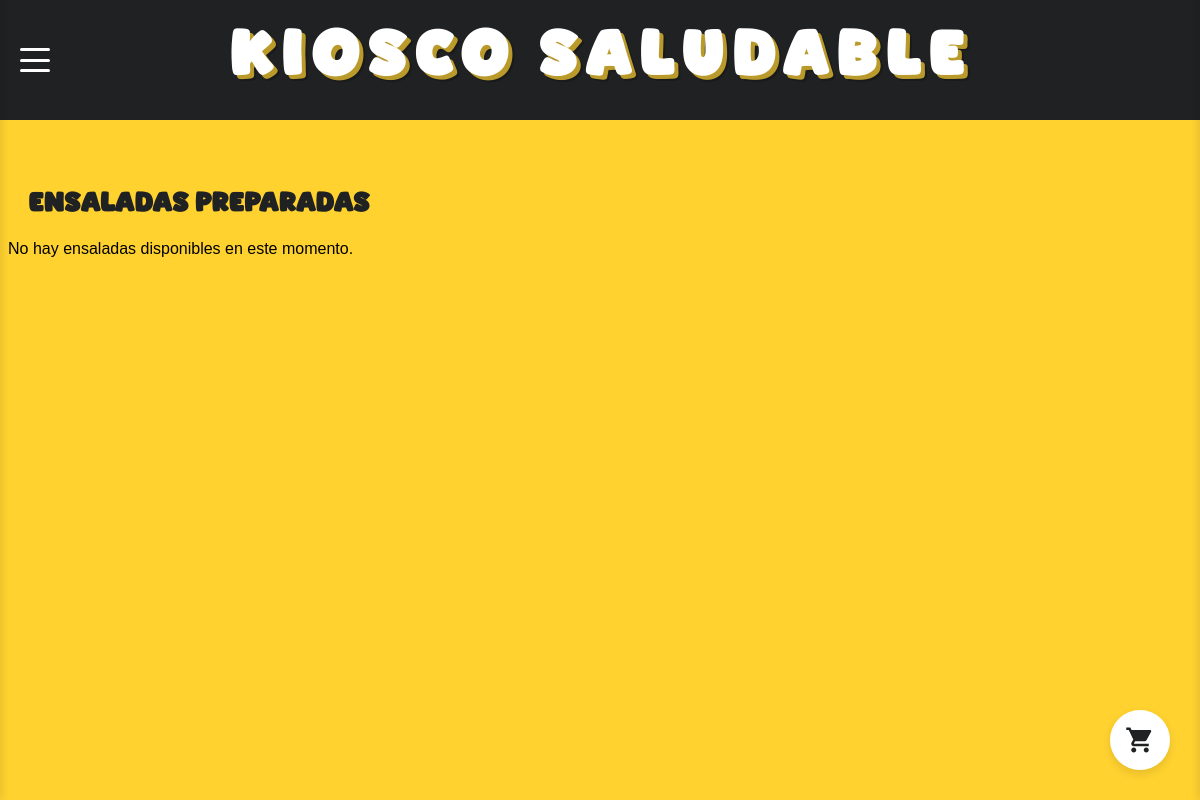
The app's page /usuario/index.php (signed in), older data.
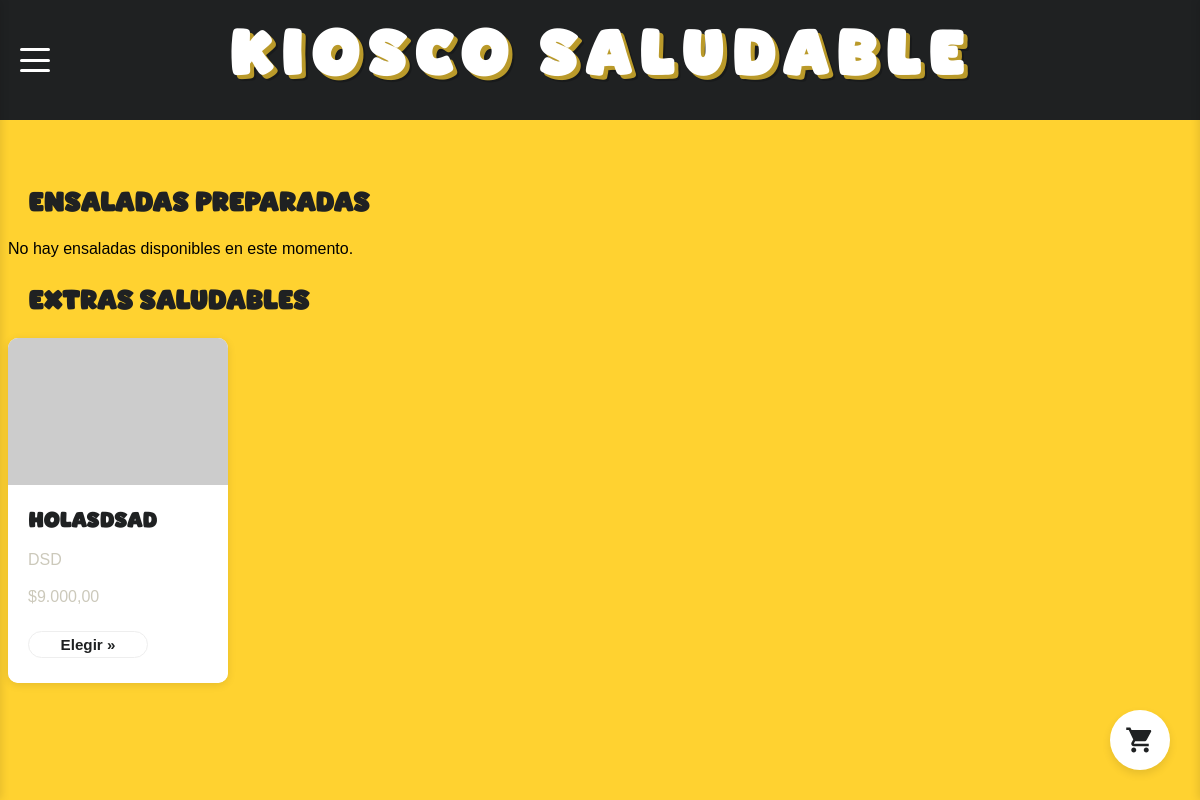
The same page, newer data.
### tables this page shows
CREATE TABLE `productos` (
  `id` int(11) NOT NULL,
  `nombre` varchar(80) NOT NULL,
  `descripcion` varchar(300) NOT NULL,
  `stock` int(11) NOT NULL,
  `fecha_agregado` timestamp NOT NULL DEFAULT current_timestamp() ON UPDATE current_timestamp(),
  `tipo_producto` enum('ensalada','carne','bebida','extra') NOT NULL,
  `precio` float NOT NULL,
  `url` varchar(90) NOT NULL
);

### usuario/index.php (the view, shortened to what this page needs)
<?php
require_once 'db_connect.php';
function getProductsByType($conn, $tipo) {
    $sql = "SELECT * FROM productos WHERE tipo_producto = ? AND stock > 0";
    $stmt = $conn->prepare($sql);
    $stmt->bind_param("s", $tipo);
    $stmt->execute();
    $result = $stmt->get_result();
    $productos = [];
    while($row = $result->fetch_assoc()) {
        $productos[] = $row;
    }
    return $productos;
}
$ensaladas = getProductsByType($conn, 'ensalada');
$extras = getProductsByType($conn, 'extra');
?>
<!DOCTYPE html>
<html lang="es">
<head>
    <?php include 'ui.php'; renderStylesheetLinks(); ?>
</head>
<body>
    <div class="main-content">
        <h2 class="section-title">Ensaladas Preparadas</h2>
        <div class="category-container">
            <?php if (count($ensaladas) > 0): ?>
                <?php foreach ($ensaladas as $ensalada): ?>
                    <div class="category" data-price="<?php echo $ensalada['precio']; ?>">
                        <div class="category-image">
                            <img src="https://placehold.co/600x400" alt="<?php echo htmlspecialchars($ensalada['nombre']); ?>">
                        </div>
                        <div class="category-info">
                            <h3><?php echo htmlspecialchars($ensalada['nombre']); ?></h3>
                            <p><?php echo htmlspecialchars($ensalada['descripcion']); ?></p>
                            <p class="precio">$<?php echo number_format($ensalada['precio'], 2, ',', '.'); ?></p>
                            <a href="producto.php?id=<?php echo $ensalada['id']; ?>" class="go-btn">Elegir »</a>
                        </div>
                    </div>
                <?php endforeach; ?>
            <?php else: ?>
                <p>No hay ensaladas disponibles en este momento.</p>
            <?php endif; ?>
        </div>
        <?php if (count($extras) > 0): ?>
        <h2 class="section-title">Extras Saludables</h2>
        <div class="category-container">
            <?php foreach ($extras as $extra): ?>
                <div class="category" data-price="<?php echo $extra['precio']; ?>">
                    <div class="category-image">
                        <img src="https://placehold.co/600x400" alt="<?php echo htmlspecialchars($extra['nombre']); ?>">
                    </div>
                    <div class="category-info">
                        <h3><?php echo htmlspecialchars($extra['nombre']); ?></h3>
                        <p><?php echo htmlspecialchars($extra['descripcion']); ?></p>
                        <p class="precio">$<?php echo number_format($extra['precio'], 2, ',', '.'); ?></p>
                        <a href="producto.php?id=<?php echo $extra['id']; ?>" class="go-btn">Elegir »</a>
                    </div>
                </div>
            <?php endforeach; ?>
        </div>
        <?php endif; ?>
    </div>
</body>
</html>

Row changes from the older to the newer data that the page shows:
added productos: nombre "HolaSDSAD", descripcion "DSD", precio "9.000,00"
Text that changed along with them:
text now shown: "Extras Saludables"
